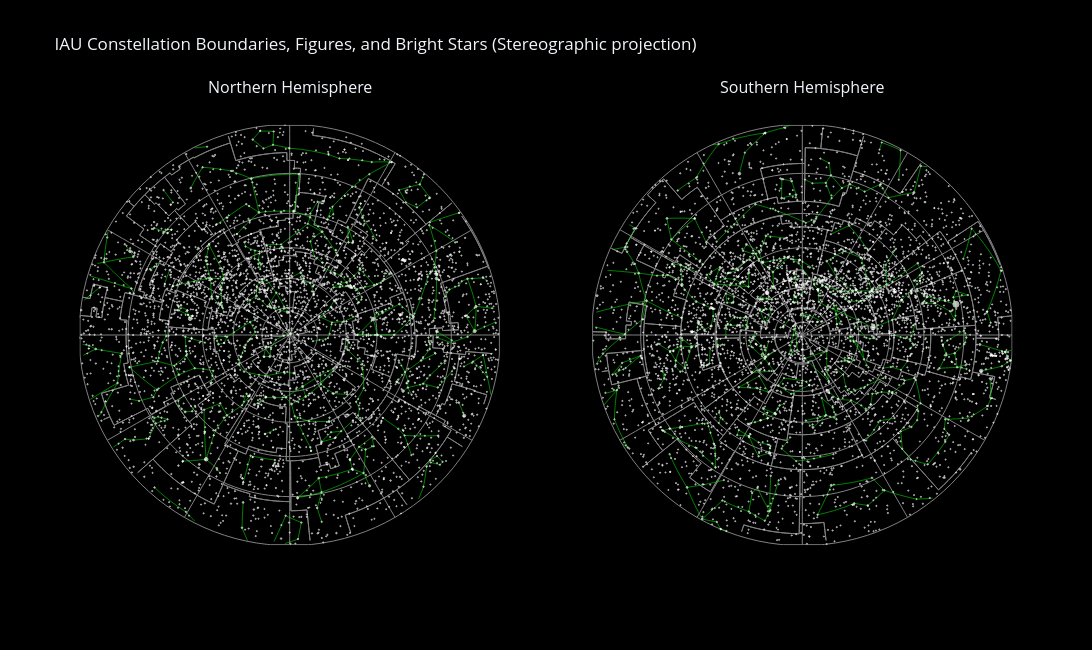

Notebook code for this chart:
### Markdown cell above
## Stereographic Projection (Hemisphere Charts)

**Stereographic** is the projection classic hemisphere atlases (Norton's, Uranometria) actually used: it's *conformal*, so constellation figures keep their true shape near the chart's center, at the cost of area distortion near the edge (see [Choice of Projection](#Choice-of-Projection) above). Unlike the whole-sphere projections above, a single stereographic chart can only show one hemisphere -- it projects from the point antipodal to the chart's center, so that antipodal point itself maps to infinity. Following the atlas convention, here are two charts instead, centered on the north and south celestial poles and each cropped at the celestial equator.

### Code cell
def clip_line_to_hemisphere(trace: go.Scattergeo, north: bool) -> go.Scattergeo:
    """Copy a line trace, dropping points outside one hemisphere and breaking the
    line (inserting a gap) wherever it crosses the celestial equator.

    Plotly's lataxis/lonaxis ranges only affect gridline placement, not which points
    get drawn, so cropping a stereographic chart to a single hemisphere has to be
    done by hand on the data itself.
    """
    keep = (lambda dec: dec >= 0) if north else (lambda dec: dec <= 0)
    lon, lat, drawing = [], [], False
    for lo, la in zip(trace.lon, trace.lat):
        if keep(la):
            lon.append(lo)
            lat.append(la)
            drawing = True
        elif drawing:
            lon.append(None)
            lat.append(None)
            drawing = False
    clipped = copy.deepcopy(trace)
    clipped.lon, clipped.lat = lon, lat
    return clipped


def hemisphere_star_trace(north: bool) -> go.Scattergeo:
    """Rebuild the bright-star marker trace restricted to one hemisphere."""
    mask = bright_stars["dec_deg"] >= 0 if north else bright_stars["dec_deg"] <= 0
    stars, sizes = bright_stars[mask], marker_size[mask]
    return go.Scattergeo(
        lon=180 - stars["ra_deg"],
        lat=stars["dec_deg"],
        mode="markers",
        marker=dict(size=sizes, color="white"),
        name="Bright stars",
        hoverinfo="text",
        hovertext=[
            f"HR {hr} ({name}) {con}<br>mag {m:.2f}"
            for hr, name, con, m in zip(stars["hr"], stars["name"], stars["constellation"], stars["mag"])
        ],
        showlegend=False,
    )


def hemisphere_traces(north: bool) -> list[go.Scattergeo]:
    """All boundary/figure line traces plus the star trace, clipped to one hemisphere."""
    line_traces = [clip_line_to_hemisphere(t, north) for t in fig.data if t.mode == "lines"]
    return line_traces + [hemisphere_star_trace(north)]


fig_stereo = make_subplots(
    rows=1,
    cols=2,
    specs=[[{"type": "scattergeo"}, {"type": "scattergeo"}]],
    subplot_titles=("Northern Hemisphere", "Southern Hemisphere"),
)
fig_stereo.add_traces(hemisphere_traces(north=True), rows=1, cols=1)
fig_stereo.add_traces(hemisphere_traces(north=False), rows=1, cols=2)

fig_stereo.update_geos(
    projection_type="stereographic",
    lonaxis=dict(dtick=30, showgrid=True, gridcolor="grey"),
    lataxis=dict(dtick=15, showgrid=True, gridcolor="grey"),
    showland=False,
    showocean=False,
    showcountries=False,
    showcoastlines=False,
    showlakes=False,
    showrivers=False,
    showframe=True,
    framecolor="grey",
    bgcolor="black",
)
# Center each subplot's projection on its celestial pole.
fig_stereo.update_geos(row=1, col=1, projection_rotation=dict(lon=0, lat=90))
fig_stereo.update_geos(row=1, col=2, projection_rotation=dict(lon=0, lat=-90))

fig_stereo.update_layout(
    title="IAU Constellation Boundaries, Figures, and Bright Stars (Stereographic projection)",
    width=1200,
    height=650,
    template="plotly_dark",
    paper_bgcolor="black",
    showlegend=False,
)
fig_stereo.show()
